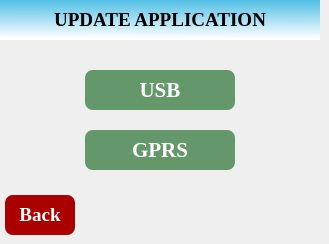
   <widget class="QWidget" name="page_17">
    <widget class="QLabel" name="label_21">
     <property name="geometry">
      <rect>
       <x>0</x>
       <y>0</y>
       <width>320</width>
       <height>40</height>
      </rect>
     </property>
     <property name="font">
      <font>
       <family>Liberation Serif</family>
       <pointsize>14</pointsize>
       <weight>75</weight>
       <bold>true</bold>
      </font>
     </property>
     <property name="styleSheet">
      <string notr="true">background-color: qlineargradient(spread:pad, x1:0.97005, y1:0, x2:0.960199, y2:0.972, stop:0 rgba(80, 191, 229, 255), stop:1 rgba(255, 255, 255, 255));</string>
     </property>
     <property name="text">
      <string>UPDATE APPLICATION</string>
     </property>
     <property name="alignment">
      <set>Qt::AlignCenter</set>
     </property>
    </widget>
    <widget class="QPushButton" name="BtnUSBUpdateApp">
     <property name="geometry">
      <rect>
       <x>85</x>
       <y>70</y>
       <width>150</width>
       <height>40</height>
      </rect>
     </property>
     <property name="font">
      <font>
       <family>Liberation Serif</family>
       <pointsize>16</pointsize>
       <weight>75</weight>
       <bold>true</bold>
      </font>
     </property>
     <property name="styleSheet">
      <string notr="true">background-color: rgb(100, 151, 105);
color: rgb(255, 255, 255);
border-radius: 8px;</string>
     </property>
     <property name="text">
      <string>USB</string>
     </property>
    </widget>
    <widget class="QPushButton" name="BtnGPRSUpdateApp">
     <property name="geometry">
      <rect>
       <x>85</x>
       <y>130</y>
       <width>150</width>
       <height>40</height>
      </rect>
     </property>
     <property name="font">
      <font>
       <family>Liberation Serif</family>
       <pointsize>16</pointsize>
       <weight>75</weight>
       <bold>true</bold>
      </font>
     </property>
     <property name="styleSheet">
      <string notr="true">background-color: rgb(100, 151, 105);
color: rgb(255, 255, 255);
border-radius: 8px;</string>
     </property>
     <property name="text">
      <string>GPRS</string>
     </property>
    </widget>
    <widget class="QPushButton" name="BtnBack_4">
     <property name="geometry">
      <rect>
       <x>5</x>
       <y>195</y>
       <width>70</width>
       <height>40</height>
      </rect>
     </property>
     <property name="font">
      <font>
       <family>Liberation Serif</family>
       <pointsize>14</pointsize>
       <weight>75</weight>
       <bold>true</bold>
      </font>
     </property>
     <property name="styleSheet">
      <string notr="true">/*color: rgb(0, 0, 127);
background-color: rgb(255, 255, 255);*/
border-radius: 8px;
background-color: rgb(170, 0, 0);
color: rgb(255, 255, 255);</string>
     </property>
     <property name="text">
      <string>Back</string>
     </property>
    </widget>
    <widget class="QLabel" name="lbl_sig4">
     <property name="geometry">
      <rect>
       <x>238</x>
       <y>201</y>
       <width>81</width>
       <height>31</height>
      </rect>
     </property>
     <property name="text">
      <string/>
     </property>
    </widget>
   </widget>
